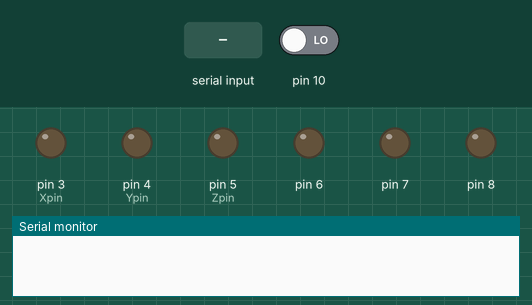
Bench run of a program on a simulated Arduino Leonardo, built with avr-gcc and run on an emulated ATmega32U4. Shown: output pins drawn as LEDs (lit = HIGH), the last lines printed to the serial monitor. The inputs (shaded band) are chosen by the test bench; at power-on: pin 10 LOW.

Above: at 4.2 s.
4.3 s: "1" received over Serial
At 5.4 s:
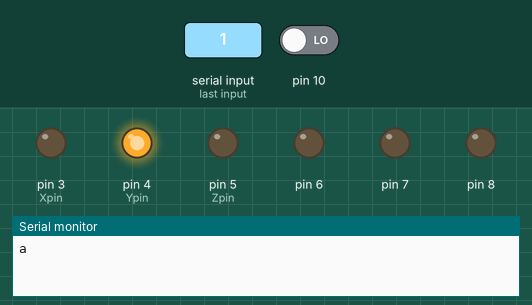
Timing chart, 0 to 7.3 s (numbered marks = the images above; inputs shaded):
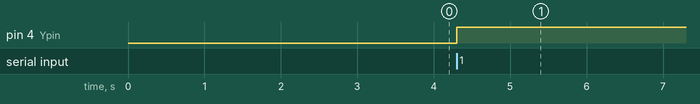

The program:

main.cpp
```cpp
/*
 * main.cpp
 *
 *  Created on: 7 janv. 2012
 *      Author: guill
 */
#include "config.h"
#include "lcd.h"
#include "ncstepper.h"
#include <WProgram.h>
//============================================================================
// Name        : main.cpp
// Author      : guill
// Version     :
// Copyright   : Your copyright notice
// Description : ncduino in C++, Ansi-style
//============================================================================


/** protocole host > slave 1 octet
  0|1     128|0         -X step
  0|1     64|0          -X dir
  0|1     32|0          -Y step
  0|1     16|0          -Y dir
  0|1     8|0           -Z step
  0|1     4|0           -Z dir
  0|1     2|0
  0|1     1|0

  exemple:
    192 = 11000000 = c0 = xtep et xdir son actif; change le sens du moteur puis fait 1 pas.
**/


//
Stepper Xstep(Xmotor, Xdir, Xpin, Xfdc);
Stepper Ystep(Ymotor, Ydir, Ypin, Yfdc);
Stepper Zstep(Zmotor, Zdir, Zpin, Zfdc);
Lcd mylcd;
int i = 0;

void setup() // fonction setup - début de l'exécution du programme
{
  Serial.begin(57600);
  Serial1.begin(19200);
  mylcd.ELCD_initialize();
  delay(1000);
  mylcd.chargement();
  delay(2000);

}

void loop()
{
  if (Serial.available() > 0) {
                  Serial.print("a");
                  incomingByte = Serial.read();
                  int temp = incomingByte;
                  i++;
                  if (temp &= 128) {
                    temp = incomingByte;
                    Xstep.step(temp & 64 >> 6);
                  }
                  temp = incomingByte;
                  if (temp &= 32) {
                      temp = incomingByte;
                      Ystep.step(temp & 16 >> 4);
                  }
                  temp = incomingByte;
                  if (temp &= 8) {
                    temp = incomingByte;
                    Zstep.step(temp & 4 >> 2);
                  }
                  temp = incomingByte;
                  //if ( i == 10) {
                  mylcd.affiche(Xstep.get_pos_mm(), Ystep.get_pos_mm(), Zstep.get_pos_mm());
                  //i=0;}

    }
}


int main(void) {

  /* Must call init for arduino to work properly */
  init();
  setup();

  for (;;) {
          loop();
  } // end for
} // end main
```

ncStepper.cpp
```cpp
/*
  Stepper.cpp - Arduino Library for EasyDriver 3.0 stepper driver board from Sparkfun.com

  Based on:
  Stepper.cpp - - Stepper library for Wiring/Arduino - Version 0.4
  Original library     (0.1) by Tom Igoe.
  Two-wire modifications   (0.2) by Sebastian Gassner
  Combination version   (0.3) by Tom Igoe and David Mellis
  Bug fix for four-wire   (0.4) by Tom Igoe, bug fix from Noah Shibley

   I wanted This library to be a simple drop-in replacement for the standard stepper lib.
        just change some defines and go!!

                                                                Maken "at" maken.org    8/28/09

*/


#include "WProgram.h"
#include "ncStepper.h"

/*
 * EasyDriver constructor.
 * Sets Direction and Step Pins.
 */
Stepper::Stepper(int number_of_steps, int dir_pin, int step_pin, int fdc_pin)
{
  this->nb_steps_per_mm = number_of_steps;      // total number of steps for this motor
  this->step_mm = 0.000;         // clacul en mm la distance d'un pas

  // Arduino pins for the motor control connection:
  this->dir_pin = dir_pin;
  this->step_pin = step_pin;

  // Arduino pin pour fin de course
  this->fdc_pin = fdc_pin;
  this->nb_step_pos = 0;

  // setup the pins on the microcontroller:
  pinMode(this->dir_pin, OUTPUT);
  pinMode(this->step_pin, OUTPUT);
  pinMode(this->fdc_pin, INPUT);

}


/*
  Sets the speed in revs per minute
*/
void Stepper::set_speed(long whatSpeed)
{
  this->step_delay = 60L / ( whatSpeed * 1000L )/ this->nb_steps_per_mm * 1000L;
}

long Stepper::get_speed(){
   return this->step_delay;
}

/*
  Moves the motor steps_to_move steps.  If the number is negative,
   the motor moves in the reverse direction.
 */
bool Stepper::step(int bytecommand)
{
  //Serial.println(bytecommand);
  if(!this->stat_fdc()){
      if(bytecommand == 1){
          digitalWrite(this->dir_pin, HIGH);
          this->step_mm += 0.005 ;
      }else{
          this->step_mm -= 0.005 ;
      }
      this->step_motor();
      digitalWrite(this->dir_pin, LOW);
      return true;
  }else{
      return false;
  }
}

/*
 * renvoie la position en millimetre
 */
double Stepper::get_pos_mm(){

  return this->step_mm;
}
long Stepper::get_nb_step(){
  return this->nb_step_pos;
}
/*
 * Moves the motor forward or backwards.
 */
void Stepper::step_motor()
{
      delayMicroseconds(100);
          digitalWrite(step_pin, LOW);
      delayMicroseconds(100);
          digitalWrite(step_pin, HIGH);
      delayMicroseconds(int(this->step_delay));
}

bool Stepper::stat_fdc(void){
  this->fdc = digitalRead(this->fdc_pin);
  return this->fdc;
}
/*
  version() returns the version of the library:
*/
int Stepper::version(void)
{
  return .01;
}
```

ncStepper.h
```cpp
/*
  Stepper.h - Arduino Library for EasyDriver 3.0 stepper driver board from Sparkfun.com

  Based on:
  Stepper.h - - Stepper library for Wiring/Arduino - Version 0.4
  Original library     (0.1) by Tom Igoe.
  Two-wire modifications   (0.2) by Sebastian Gassner
  Combination version   (0.3) by Tom Igoe and David Mellis
  Bug fix for four-wire   (0.4) by Tom Igoe, bug fix from Noah Shibley


        I wanted This library to be a simple drop-in replacement for the standard stepper lib.
        just change some defines and go!!

                                                                Makenb "at" gmail.com   8/28/09


*/

// ensure this library description is only included once
#ifndef NCSTEPPER_H_
#define NCSTEPPER_H_

// library interface description
class Stepper {
  public:
    // constructors:
    Stepper(int number_of_steps, int dir_pin, int step_pin, int fdc_pin);

    // speed setter method:
    void set_speed(long whatSpeed);
    long get_speed(void);
    // mover method:
    bool step(int number_of_steps);
    // renvoi la position en mm
    double get_pos_mm(void);
    // renvoi la position en nbre de pas
    long get_nb_step(void);
    int version(void);

  private:
    void step_motor(void);
    bool stat_fdc(void);

    unsigned long step_delay;    // delay between steps, in ms, based on speed
    int nb_steps_per_mm;      // nbre de pas pour 1 mm
    double step_mm;
    // motor pin numbers:
    int dir_pin;                // pin dir
    int step_pin;               // pin step
    int fdc_pin;                //pin fin de course
    long last_step_time;        // time stamp in ms of when the last step was taken
    long nb_step_pos ;            // position en nombre de pas a a partir de l'init machine
    bool fdc;
};

#endif
```

table.cpp
```cpp
/*
 * table.cpp
 *
 *  Created on: 27 janv. 2012
 *      Author: guill
 */

#include "table.h"


double Table::getPos() const
{
    return x_pos;
}

void Table::setPos(double x_pos)
{
    this->x_pos = x_pos;
}
```

table.h
```cpp
/*
 * table.h
 *
 *  Created on: 26 janv. 2012
 *      Author: guill
 */

#ifndef TABLE_H_
#define TABLE_H_

class Table{
private:
  double x_pos, x, x_target;
  double y_pos, y, y_target;
  double z_pos, z, z_target;
public:
    double getPos() const;
    void setPos(double x_pos);

};
#endif /* TABLE_H_ */
```

config.h
```cpp
/*
 * config.h
 *
 *  Created on: 7 janv. 2012
 *      Author: guill
 */

#ifndef CONFIG_H_
#define CONFIG_H_


// Configuration des Pins

// nombre de pas pour faire 1mm > 200 = 0.005 mm
int Xmotor = 200;
int Ymotor = 200;
int Zmotor = 200;

// variable de stockage des données entrantes
int incomingByte = 0;

// step
int Xpin = 3;
int Ypin = 4;
int Zpin = 5;

// sens de rotation
int Xdir = 6;
int Ydir = 7;
int Zdir = 8;

// fin de course
int Xfdc = 9;
int Yfdc = 10;
int Zfdc = 11;

// conf accel stepper
int speedwork = 200;
int acceleration = 100;

#endif /* CONFIG_H_ */
```

lcd.cpp
```cpp
/*
 * lcd.cpp
 *
 *  Created on: 8 janv. 2012
 *      Author: guill
 */
#include "lcd.h"
#include <WProgram.h>
Lcd::Lcd(){
 // Serial1.begin(19200);

}

void Lcd::ELCD_initialize(){
  Serial1.print(0xA0, BYTE);
}

void Lcd::ELCD_Cursor_OFF(){
  Serial1.print(0xA3, BYTE);
  Serial1.print(0x0C, BYTE);
}

void Lcd::ELCD_Cursor_ON(){
  Serial1.print(0xA3, BYTE);
  Serial1.print(0x0E, BYTE);
}

void Lcd::ELCD_Clear_LCD(){
  Serial1.print(0xA3, BYTE);
  Serial1.print(0x01, BYTE);
}

void Lcd::ELCD_Cursor_Position(int x, int y){
  Serial1.print(0xA1, BYTE);
  Serial1.print(x, BYTE);
  Serial1.print(y, BYTE);
}

void Lcd::ELCD_put_str(char *str){
  Serial1.print(0xA2, BYTE);
  while(*str)
    Serial1.print(*str++);

  Serial1.print(0, BYTE);
}

void Lcd::ELCD_put_ch(char ch){
  Serial1.print(0xA2, BYTE);
  Serial1.print(ch);
  Serial1.print(0, BYTE);
}

void Lcd::chargement(){
  this->ELCD_Cursor_OFF();
  this->ELCD_Clear_LCD();
  this->ELCD_Cursor_Position(0, 0);
  this->ELCD_put_str("        .          ");
  this->ELCD_Cursor_Position(0, 1);
  this->ELCD_put_str("._  _. _|. .*._  _ ");
  this->ELCD_Cursor_Position(0, 2);
  this->ELCD_put_str("[ )(_.(_](_||[ )(_)");
  this->ELCD_Cursor_Position(0, 3);
  this->ELCD_put_str("         by traker");
  this->ELCD_Cursor_OFF();
}

 void Lcd::affiche(double x, double y, double z){
   char str[20] = "";

   this->ELCD_Clear_LCD();
   this->ELCD_Cursor_Position(0, 0);

   dtostrf(x,16,3,str);
   this->ELCD_put_str("X :");
   this->ELCD_put_str(str);

   this->ELCD_Cursor_Position(0, 1);
   dtostrf(y,16,3,str);
   this->ELCD_put_str("Y :");
   this->ELCD_put_str(str);

   this->ELCD_Cursor_Position(0, 2);
   dtostrf(z,16,3,str);
   this->ELCD_put_str("Z :");
   this->ELCD_put_str(str);

 }
```

lcd.h
```cpp
/*
 * lcd.h
 *
 *  Created on: 8 janv. 2012
 *      Author: guill
 */

/* Low Level ELCD routine */
#ifndef LCD_H_
#define LCD_H_
class Lcd{
  public:
  Lcd(void);
  void ELCD_initialize(void);
  void ELCD_Cursor_OFF(void);
  void ELCD_Cursor_ON(void);
  void ELCD_Clear_LCD(void);
  void ELCD_Cursor_Position(int x, int y);
  void ELCD_put_str(char *str);
  void ELCD_put_ch(char ch);
  void chargement(void);
  void affiche(double x, double y, double z);

  private:

};

#endif
```

Measured:
- after the input at 4.3 s, pin 4 (Ypin): LOW → HIGH at once
